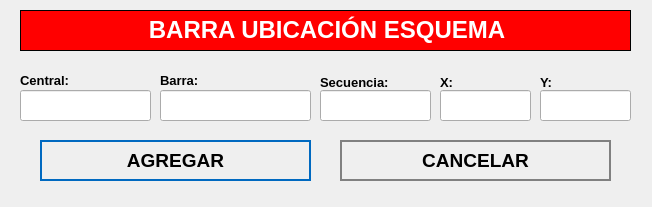
<?xml version="1.0" encoding="UTF-8"?>
<ui version="4.0">
 <class>NewBook</class>
 <widget class="QWidget" name="NewBook">
  <property name="geometry">
   <rect>
    <x>0</x>
    <y>0</y>
    <width>652</width>
    <height>207</height>
   </rect>
  </property>
  <property name="minimumSize">
   <size>
    <width>652</width>
    <height>207</height>
   </size>
  </property>
  <property name="maximumSize">
   <size>
    <width>652</width>
    <height>207</height>
   </size>
  </property>
  <property name="windowTitle">
   <string>Nuevo Registro</string>
  </property>
  <property name="styleSheet">
   <string notr="true">QPushButton
{	
	height: 2em;
 	border-style: solid;
	border-width: 2px;
 	border-color: grey;
	font-weight: bold;
}

QPushButton:hover
{
   	background-color:grey;
	color:white;
}</string>
  </property>
  <widget class="QLabel" name="label">
   <property name="geometry">
    <rect>
     <x>20</x>
     <y>10</y>
     <width>611</width>
     <height>41</height>
    </rect>
   </property>
   <property name="minimumSize">
    <size>
     <width>611</width>
     <height>41</height>
    </size>
   </property>
   <property name="maximumSize">
    <size>
     <width>611</width>
     <height>41</height>
    </size>
   </property>
   <property name="font">
    <font>
     <underline>false</underline>
    </font>
   </property>
   <property name="autoFillBackground">
    <bool>false</bool>
   </property>
   <property name="styleSheet">
    <string notr="true">background-color: red;</string>
   </property>
   <property name="frameShape">
    <enum>QFrame::Box</enum>
   </property>
   <property name="text">
    <string>&lt;html&gt;&lt;head/&gt;&lt;body&gt;&lt;p align=&quot;center&quot;&gt;&lt;span style=&quot; font-size:18pt; font-weight:600; color:#ffffff;&quot;&gt;BARRA UBICACIÓN ESQUEMA&lt;/span&gt;&lt;/p&gt;&lt;/body&gt;&lt;/html&gt;</string>
   </property>
  </widget>
  <widget class="QLabel" name="label_autoriza">
   <property name="geometry">
    <rect>
     <x>20</x>
     <y>70</y>
     <width>101</width>
     <height>21</height>
    </rect>
   </property>
   <property name="text">
    <string>&lt;html&gt;&lt;head/&gt;&lt;body&gt;&lt;p&gt;&lt;span style=&quot; font-size:10pt; font-weight:600;&quot;&gt;Central:&lt;/span&gt;&lt;/p&gt;&lt;/body&gt;&lt;/html&gt;</string>
   </property>
  </widget>
  <widget class="QLineEdit" name="inputCodigo">
   <property name="geometry">
    <rect>
     <x>20</x>
     <y>90</y>
     <width>131</width>
     <height>31</height>
    </rect>
   </property>
   <property name="font">
    <font>
     <pointsize>12</pointsize>
    </font>
   </property>
  </widget>
  <widget class="QPushButton" name="addButton">
   <property name="geometry">
    <rect>
     <x>40</x>
     <y>140</y>
     <width>271</width>
     <height>41</height>
    </rect>
   </property>
   <property name="font">
    <font>
     <pointsize>14</pointsize>
     <weight>75</weight>
     <bold>true</bold>
    </font>
   </property>
   <property name="cursor">
    <cursorShape>PointingHandCursor</cursorShape>
   </property>
   <property name="styleSheet">
    <string notr="true">QPushButton
{	
	height: 2em;
 	border-style: solid;
	border-width: 2px;
 	border-color: #0069c0;
	font-weight: bold;
}

QPushButton:hover
{
   	background-color:#0069c0;
	color:white;
}</string>
   </property>
   <property name="text">
    <string>AGREGAR</string>
   </property>
   <property name="icon">
    <iconset>
     <normaloff>../assets/icons/add-icon.png</normaloff>../assets/icons/add-icon.png</iconset>
   </property>
   <property name="iconSize">
    <size>
     <width>30</width>
     <height>30</height>
    </size>
   </property>
   <property name="autoDefault">
    <bool>true</bool>
   </property>
   <property name="default">
    <bool>true</bool>
   </property>
   <property name="flat">
    <bool>true</bool>
   </property>
  </widget>
  <widget class="QPushButton" name="cancelButton">
   <property name="geometry">
    <rect>
     <x>340</x>
     <y>140</y>
     <width>271</width>
     <height>41</height>
    </rect>
   </property>
   <property name="font">
    <font>
     <pointsize>14</pointsize>
     <weight>75</weight>
     <bold>true</bold>
    </font>
   </property>
   <property name="cursor">
    <cursorShape>PointingHandCursor</cursorShape>
   </property>
   <property name="styleSheet">
    <string notr="true">QPushButton
{	
	height: 2em;
 	border-style: solid;
	border-width: 2px;
 	border-color: grey;
	font-weight: bold;
}

QPushButton:hover
{
   	background-color:grey;
	color:white;
}</string>
   </property>
   <property name="text">
    <string>CANCELAR</string>
   </property>
   <property name="icon">
    <iconset>
     <normaloff>../assets/icons/cancel-icon.png</normaloff>../assets/icons/cancel-icon.png</iconset>
   </property>
   <property name="iconSize">
    <size>
     <width>30</width>
     <height>30</height>
    </size>
   </property>
   <property name="autoDefault">
    <bool>true</bool>
   </property>
   <property name="default">
    <bool>true</bool>
   </property>
   <property name="flat">
    <bool>true</bool>
   </property>
  </widget>
  <widget class="QLabel" name="label_area_2">
   <property name="geometry">
    <rect>
     <x>160</x>
     <y>70</y>
     <width>151</width>
     <height>21</height>
    </rect>
   </property>
   <property name="text">
    <string>&lt;html&gt;&lt;head/&gt;&lt;body&gt;&lt;p&gt;&lt;span style=&quot; font-size:10pt; font-weight:600;&quot;&gt;Barra:&lt;/span&gt;&lt;/p&gt;&lt;/body&gt;&lt;/html&gt;</string>
   </property>
  </widget>
  <widget class="QLineEdit" name="inputBarra">
   <property name="geometry">
    <rect>
     <x>160</x>
     <y>90</y>
     <width>151</width>
     <height>31</height>
    </rect>
   </property>
   <property name="font">
    <font>
     <pointsize>12</pointsize>
    </font>
   </property>
  </widget>
  <widget class="QLabel" name="label_horaSalida_3">
   <property name="geometry">
    <rect>
     <x>540</x>
     <y>70</y>
     <width>81</width>
     <height>25</height>
    </rect>
   </property>
   <property name="text">
    <string>&lt;html&gt;&lt;head/&gt;&lt;body&gt;&lt;p&gt;&lt;span style=&quot; font-size:10pt; font-weight:600;&quot;&gt;Y:&lt;/span&gt;&lt;/p&gt;&lt;/body&gt;&lt;/html&gt;</string>
   </property>
  </widget>
  <widget class="QLineEdit" name="inputSecuencia">
   <property name="geometry">
    <rect>
     <x>320</x>
     <y>90</y>
     <width>111</width>
     <height>31</height>
    </rect>
   </property>
   <property name="font">
    <font>
     <pointsize>12</pointsize>
    </font>
   </property>
  </widget>
  <widget class="QLineEdit" name="inputX">
   <property name="geometry">
    <rect>
     <x>440</x>
     <y>90</y>
     <width>91</width>
     <height>31</height>
    </rect>
   </property>
   <property name="font">
    <font>
     <pointsize>12</pointsize>
    </font>
   </property>
   <property name="maxLength">
    <number>14</number>
   </property>
  </widget>
  <widget class="QLabel" name="label_motivoVisita_4">
   <property name="geometry">
    <rect>
     <x>320</x>
     <y>70</y>
     <width>111</width>
     <height>25</height>
    </rect>
   </property>
   <property name="text">
    <string>&lt;html&gt;&lt;head/&gt;&lt;body&gt;&lt;p&gt;&lt;span style=&quot; font-size:10pt; font-weight:600;&quot;&gt;Secuencia:&lt;/span&gt;&lt;/p&gt;&lt;/body&gt;&lt;/html&gt;</string>
   </property>
  </widget>
  <widget class="QLineEdit" name="inputY">
   <property name="geometry">
    <rect>
     <x>540</x>
     <y>90</y>
     <width>91</width>
     <height>31</height>
    </rect>
   </property>
   <property name="font">
    <font>
     <pointsize>12</pointsize>
    </font>
   </property>
   <property name="maxLength">
    <number>14</number>
   </property>
  </widget>
  <widget class="QLabel" name="label_horaIngreso_3">
   <property name="geometry">
    <rect>
     <x>440</x>
     <y>70</y>
     <width>71</width>
     <height>25</height>
    </rect>
   </property>
   <property name="text">
    <string>&lt;html&gt;&lt;head/&gt;&lt;body&gt;&lt;p&gt;&lt;span style=&quot; font-size:10pt; font-weight:600;&quot;&gt;X:&lt;/span&gt;&lt;/p&gt;&lt;/body&gt;&lt;/html&gt;</string>
   </property>
  </widget>
 </widget>
 <tabstops>
  <tabstop>inputCodigo</tabstop>
  <tabstop>addButton</tabstop>
  <tabstop>cancelButton</tabstop>
 </tabstops>
 <resources/>
 <connections/>
</ui>
